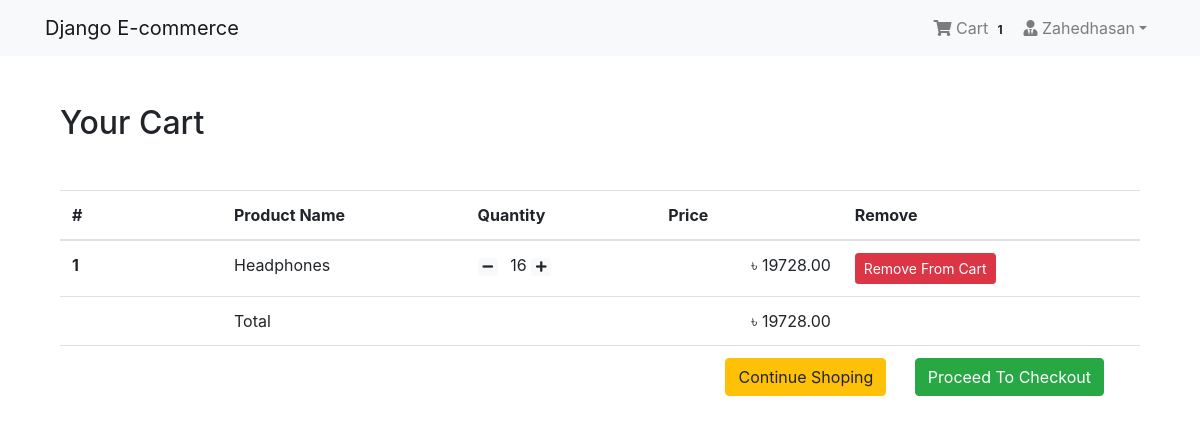
The page /shop/cart/ (signed in) on the database its author committed.
### App_Login/models.py (models this page shows, shortened)
class User(AbstractBaseUser, PermissionsMixin):
    email = models.EmailField(unique=True, null=False)
    is_staff = models.BooleanField(
        ugettext_lazy('staff status'),
        default=False,
        help_text = ugettext_lazy('Designates whether the user can log in this site')
    )
    is_active = models.BooleanField(
        ugettext_lazy('active'),
        default=True,
        help_text=ugettext_lazy('Designates whether this user should be treated as active. Unselect this instead of deleting accounts')
    )
    USERNAME_FIELD = 'email'
    objects = MyUserManager()

class Profile(models.Model):
    user = models.OneToOneField(User, on_delete=models.CASCADE, related_name='profile')
    username = models.CharField(max_length=264, blank=True)
    full_name = models.CharField(max_length=264, blank=True)
    address_1 = models.TextField(max_length=300, blank=True)
    city = models.CharField(max_length=40, blank=True)
    zipcode = models.CharField(max_length=10, blank=True)
    country = models.CharField(max_length=50, blank=True)
    phone = models.CharField(max_length=20, blank=True)
    date_joined = models.DateTimeField(auto_now_add=True)

### App_Order/models.py (models this page shows, shortened)
class Order(models.Model):
    orderitems=models.ManyToManyField(Cart)
    user=models.ForeignKey(settings.AUTH_USER_MODEL,on_delete=models.CASCADE)
    ordered=models.BooleanField(default=False)
    created=models.DateTimeField(auto_now_add=True)
    paymentId=models.CharField(max_length=264,blank=True,null=True)
    orderId=models.CharField(max_length=265,blank=True,null=True)
    def get_totals(self):
        total = 0
        for order_item in self.orderitems.all():
            total += float(order_item.get_total())
        return total

class Cart(models.Model):
    user=models.ForeignKey(settings.AUTH_USER_MODEL,on_delete=models.CASCADE,related_name='cart')
    item=models.ForeignKey(Product,on_delete=models.CASCADE)
    quantity=models.IntegerField(default=1)
    purchased=models.BooleanField(False)
    created=models.DateTimeField(auto_now_add=True)
    updated=models.DateTimeField(auto_now=True)
    def get_total(self):
        total=self.item.price * self.quantity
        float_total=format(total,'0.2f')
        return float_total

### App_Shop/models.py (models this page shows, shortened)
class Product(models.Model):
    mainimage=models.ImageField(upload_to='Products')
    name=models.CharField(max_length=264)
    category=models.ForeignKey(Category, on_delete=models.CASCADE,related_name='Category')
    preview_text=models.TextField(max_length=200,verbose_name='preview_text')
    detail_text=models.TextField(max_length=1000,verbose_name='Description')
    price=models.FloatField()
    old_price=models.FloatField(default=0.00)
    Created=models.DateTimeField(auto_now_add=True)
    class Meta:
        ordering=['-Created',]

### App_Order/views.py (the view)
# urls.py: path('cart/', views.cart_view, name="cart"),
@login_required
def cart_view(request):
    carts = Cart.objects.filter(user=request.user, purchased=False)
    orders = Order.objects.filter(user=request.user, ordered=False)
    if carts.exists() and orders.exists():
        order = orders[0]
        return render(request, 'App_Order/cart.html', context={'carts':carts, 'order':order})
    else:
        messages.warning(request, "You don't have any item in your cart!")
        return redirect("App_Shop:home")

### App_Order/templatetags/cart_tag.py (called while the page is built)
@register.filter
def cart_total(user):
    order = Order.objects.filter(user=user, ordered=False)
    if order.exists():
        return order[0].orderitems.count()
    else:
        return 0

### templates/App_Order/cart.html
{% extends 'base.html' %}
{% block body_block %}
<div class="container my-5">
  <div class="my-5">
    <h2>Your Cart</h2>
  </div>
  <table class="table table-hover">
    <thead>
      <tr>
        <th scope="col" width="15%">#</th>
        <th scope="col">Product Name</th>
        <th scope="col">Quantity</th>
        <th scope="col" align="right">Price</th>
        <th scop="col">Remove</th>
      </tr>
    </thead>
    <tbody>
      {% for cart in carts %}
      <tr>
        <th scope="row">{{ forloop.counter }}</th>
        <td>{{cart.item.name}}</td>
        <td>
          <a class="mr-2" href="{% url 'App_Order:decrease' pk=cart.item.pk %}"><span class="badge badge-light"><i class="fas fa-minus"></i></span></a>
          {{ cart.quantity }}
          <a class="mr-2" href="{% url 'App_Order:increase' pk=cart.item.pk %}"> <span class="badge badge-light"> <i class="fas fa-plus"></i></span></a>
        </td>
        <td align="right">&#2547; {{cart.get_total}}</td>
        <td><a href="{% url 'App_Order:remove' pk=cart.item.pk %}" class="btn btn-danger btn-sm">Remove From Cart</a></td>
      </tr>
      {% endfor %}
      <tr>
        <th scope="row"></th>
        <td colspan="2">Total</td>
        <td align="right">&#2547; {{order.get_totals | floatformat:2 }}</td>
        <td></td>
      </tr>
      <tr>
        <th scope="row"></th>
        <td colspan="4" class="text-right">
          <a href="{% url 'App_Shop:home' %}" class="btn btn-warning mr-4">Continue Shoping</a>
          <a href="{% url 'App_Payment:checkout' %}" class="btn btn-success mr-4">Proceed To Checkout</a>
        </td>
      </tr>
    </tbody>
  </table>
</div>
{% endblock %}

### templates/navbar.html (shortened to what this page needs)
{% load cart_tag %}
<nav class="navbar navbar-expand-lg navbar-light bg-light">
  <div class="container">
    <a class="navbar-brand" href="{% url 'App_Shop:home' %}">Django E-commerce</a>
    <div class="collapse navbar-collapse" id="navbarNav">
      <ul class="navbar-nav ml-auto">
        {% if request.user.is_authenticated %}
        <li class="nav-item">
          <a href="{% url 'App_Order:cart'%}" class="nav-link">
            <i class="fa fa-shopping-cart"></i> Cart
            <span class="badge badge-light">{{request.user|cart_total}}</span>
          </a>
        </li>
        <li class="nav-item dropdown">
          <a class="nav-link dropdown-toggle" href="#" id="navbarDropdown" role="button" data-toggle="dropdown" aria-haspopup="true" aria-expanded="false">
            <i class="fas fa-user-tie"></i> {{request.user.profile.username}}</a>
        </li>
        {% else %}
        <li class="nav-item">
          <a href="{% url 'App_Login:login' %}" class="btn btn-primary">Login</a>
        </li>
        {% endif %}
      </ul>
    </div>
  </div>
</nav>

### rows shown on the page
User: user|cart_total "1", user.profile.username "Zahedhasan"
Cart: item.name "Headphones", quantity "16", get_total "19728.00"
Order: get_totals "19728.00"
